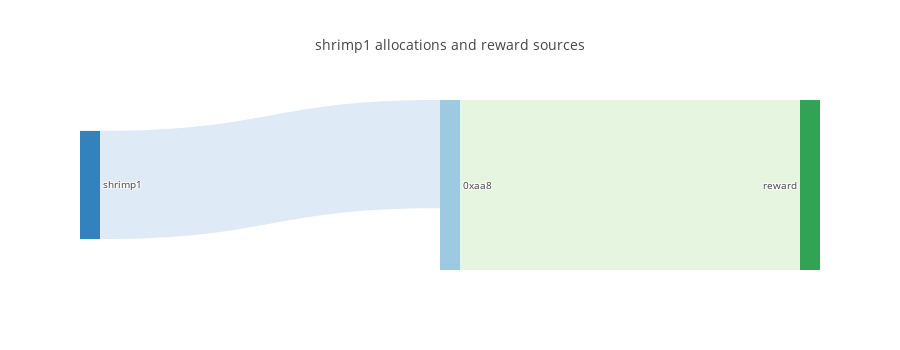
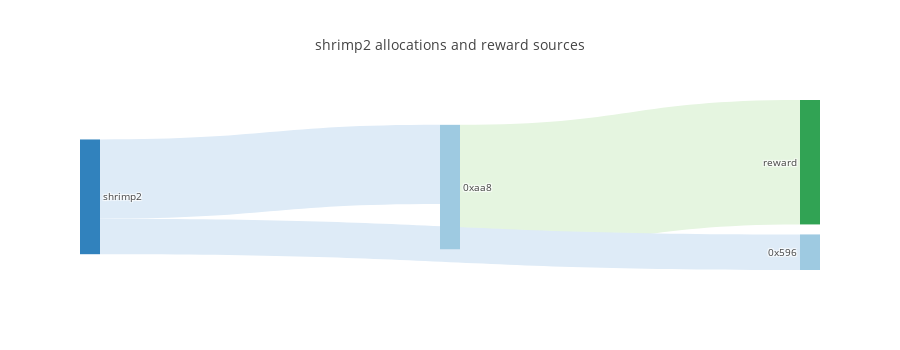
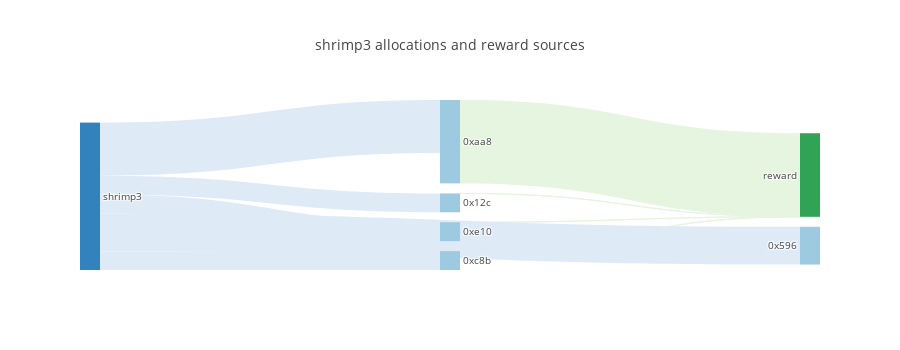
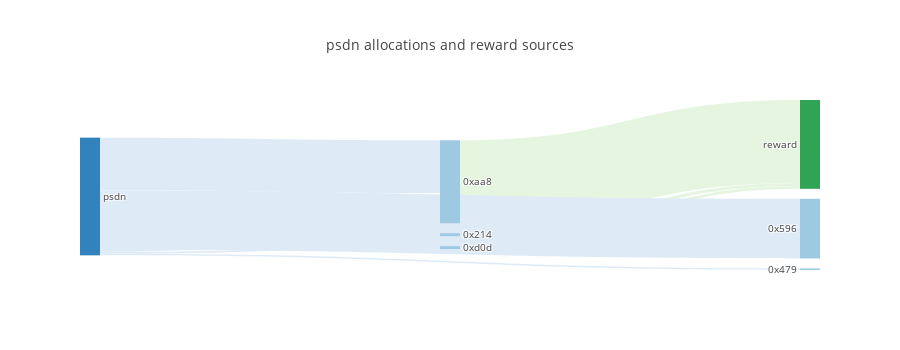

Notebook code cell kept with these figures, in order:
### Code cell
# round 11
# _wallet_labels = ["whale1", "whale2", "whale3"]
_wallet_labels = ["shrimp1", "shrimp2", "shrimp3", "psdn"]
# df_nodes, df_links = load_nodes_and_links(ve_allocations, nft_lp_rewards, "psdn", 11)

for _wallet_label in _wallet_labels:
    _df_nodes, _df_links = load_nodes_and_links(ve_allocations, nft_lp_rewards, _wallet_label, 14)
    # df_nodes = df_nodes.append(_df_nodes, ignore_index=True)
    # df_links = df_links.append(_df_links, ignore_index=True)
    plot_allocation_reward_sankey(_df_nodes, _df_links, _wallet_label)

### Figure 1 — Plotly figure (JSON) as saved in the notebook; plotly's stock layout.template omitted (floating-point values rounded to 4 significant figures)
{"data": [{"arrangement": "snap", "domain": {"x": [0, 1], "y": [0, 1]}, "link": {"color": ["#deebf7", "#e5f5e0"], "source": [0, 1], "target": [1, 2], "value": [5853.0, 9200.0]}, "node": {"color": ["#3182bd", "#9ecae1", "#31a354"], "label": ["shrimp1", "0xaa8", "reward"], "line": {"color": "black", "width": 0}, "pad": 10}, "orientation": "h", "type": "sankey", "valueformat": ".1f"}], "layout": {"font": {"size": 10}, "height": 350, "title": "shrimp1 allocations and reward sources"}}

### Figure 2 — Plotly figure (JSON) as saved in the notebook; plotly's stock layout.template omitted (floating-point values rounded to 4 significant figures)
{"data": [{"arrangement": "snap", "domain": {"x": [0, 1], "y": [0, 1]}, "link": {"color": ["#deebf7", "#e5f5e0", "#deebf7"], "source": [0, 1, 0], "target": [1, 3, 2], "value": [1972.0, 3099.0, 885.9]}, "node": {"color": ["#3182bd", "#9ecae1", "#9ecae1", "#31a354"], "label": ["shrimp2", "0xaa8", "0x596", "reward"], "line": {"color": "black", "width": 0}, "pad": 10}, "orientation": "h", "type": "sankey", "valueformat": ".1f"}], "layout": {"font": {"size": 10}, "height": 350, "title": "shrimp2 allocations and reward sources"}}

### Figure 3 — Plotly figure (JSON) as saved in the notebook; plotly's stock layout.template omitted (floating-point values rounded to 4 significant figures)
{"data": [{"arrangement": "snap", "domain": {"x": [0, 1], "y": [0, 1]}, "link": {"color": ["#deebf7", "#e5f5e0", "#deebf7", "#e5f5e0", "#deebf7", "#e5f5e0", "#deebf7", "#e5f5e0", "#deebf7"], "source": [0, 1, 0, 2, 0, 3, 0, 4, 0], "target": [1, 6, 2, 6, 3, 6, 4, 6, 5], "value": [634.3, 1.551, 634.3, 1.121, 1784.0, 2804.0, 634.3, 2.784, 1269.0]}, "node": {"color": ["#3182bd", "#9ecae1", "#9ecae1", "#9ecae1", "#9ecae1", "#9ecae1", "#31a354"], "label": ["shrimp3", "0x12c", "0xe10", "0xaa8", "0xc8b", "0x596", "reward"], "line": {"color": "black", "width": 0}, "pad": 10}, "orientation": "h", "type": "sankey", "valueformat": ".1f"}], "layout": {"font": {"size": 10}, "height": 350, "title": "shrimp3 allocations and reward sources"}}

### Figure 4 — Plotly figure (JSON) as saved in the notebook; plotly's stock layout.template omitted (floating-point values rounded to 4 significant figures)
{"data": [{"arrangement": "snap", "domain": {"x": [0, 1], "y": [0, 1]}, "link": {"color": ["#deebf7", "#e5f5e0", "#deebf7", "#deebf7", "#e5f5e0", "#deebf7", "#e5f5e0", "#deebf7"], "source": [0, 1, 0, 0, 3, 0, 4, 0], "target": [1, 6, 2, 3, 6, 4, 6, 5], "value": [193.1, 303.5, 164.9, 193.1, 303.5, 5538.0, 8703.0, 6253.0]}, "node": {"color": ["#3182bd", "#9ecae1", "#9ecae1", "#9ecae1", "#9ecae1", "#9ecae1", "#31a354"], "label": ["psdn", "0x214", "0x479", "0xd0d", "0xaa8", "0x596", "reward"], "line": {"color": "black", "width": 0}, "pad": 10}, "orientation": "h", "type": "sankey", "valueformat": ".1f"}], "layout": {"font": {"size": 10}, "height": 350, "title": "psdn allocations and reward sources"}}
